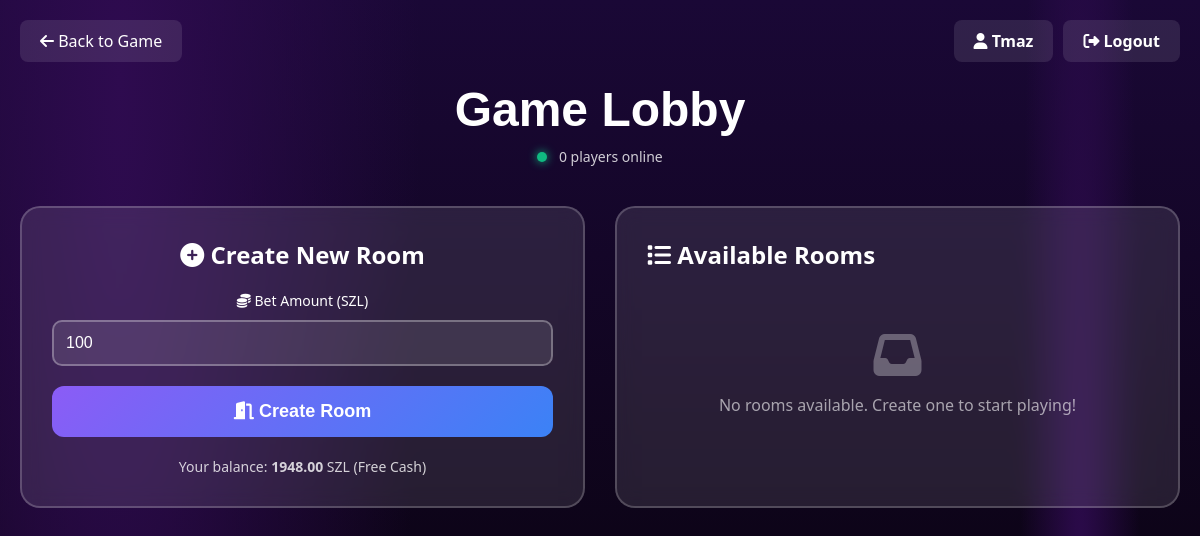
The page /lobby (signed in) on the database as committed earlier.
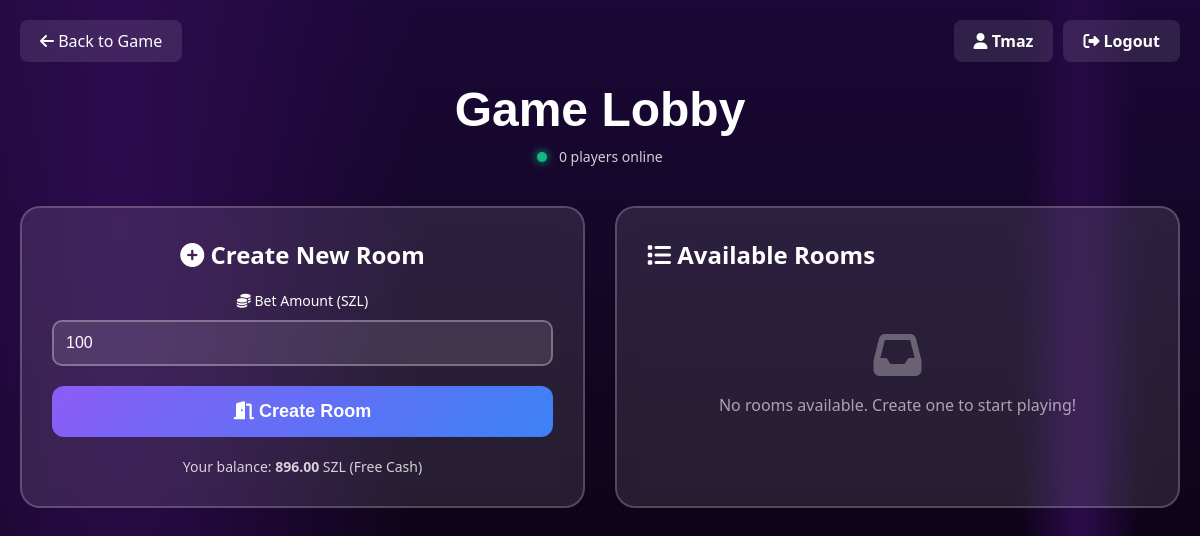
The same page on the database as committed later.
### database.py (models this page shows, shortened)
class Player(db.Model):
    __tablename__ = 'players'
    id = db.Column(db.Integer, primary_key=True)
    user_id = db.Column(db.Integer, db.ForeignKey('users.id'), nullable=False, unique=True)
    real_balance = db.Column(db.Float, default=0.0)
    fake_balance = db.Column(db.Float, default=0.0)
    fake_balance_expires_at = db.Column(db.DateTime)
    fake_cash_target = db.Column(db.Float, default=0.0)
    total_games = db.Column(db.Integer, default=0)
    wins = db.Column(db.Integer, default=0)
    losses = db.Column(db.Integer, default=0)
    total_wagered = db.Column(db.Float, default=0.0)
    total_winnings = db.Column(db.Float, default=0.0)
    created_at = db.Column(db.DateTime, default=datetime.utcnow)
    updated_at = db.Column(db.DateTime, default=datetime.utcnow, onupdate=datetime.utcnow)
    bet_sessions = db.relationship('BetSession',
                                   foreign_keys='BetSession.player_id',
                                   backref='player',
                                   lazy='dynamic')
    rooms_as_player1 = db.relationship('GameRoom',
                                       primaryjoin='Player.user_id==GameRoom.player1_id',
                                       foreign_keys='GameRoom.player1_id',
                                       backref='player1_user',
                                       lazy='dynamic')
    rooms_as_player2 = db.relationship('GameRoom',
                                       primaryjoin='Player.user_id==GameRoom.player2_id',
                                       foreign_keys='GameRoom.player2_id',
                                       backref='player2_user',
                                       lazy='dynamic')
    def is_fake_cash_valid(self):
        if self.fake_balance_expires_at is None:
            return False
        return datetime.utcnow() < self.fake_balance_expires_at
    def award_free_cash(self):
        from config import GameConfig
        self.fake_balance = GameConfig.get_random_free_cash()
        self.fake_cash_target = GameConfig.get_random_free_target()
        self.fake_balance_expires_at = datetime.utcnow() + GameConfig.get_free_cash_expiry()
        db.session.commit()

### app.py (the view)
@app.route("/lobby")
def lobby():
    from database import get_player_by_user_id, Player
    user_id = session.get('user_id')
    user_balance = 0
    if user_id:
        player = get_player_by_user_id(user_id)
        if player:
            if not player.is_fake_cash_valid() or player.fake_balance <= 0:
                player.award_free_cash()
                db.session.commit()
            user_balance = player.fake_balance
    return render_template("lobby.html", user_balance=user_balance)

### config.py (called while the page is built)
    @staticmethod
    def get_random_free_cash():
        return random.randint(GameConfig.FREE_CASH_MIN, GameConfig.FREE_CASH_MAX)

    @staticmethod
    def get_random_free_target():
        return random.randint(GameConfig.FREE_CASH_TARGET_MIN, GameConfig.FREE_CASH_TARGET_MAX)

    @staticmethod
    def get_free_cash_expiry():
        return timedelta(hours=GameConfig.FREE_CASH_DURATION_HOURS)

### database.py (called while the page is built)
def get_player_by_user_id(user_id):
    return Player.query.filter_by(user_id=user_id).first()

### templates/lobby.html (shortened to what this page needs)
<!DOCTYPE html>
<html lang="en">
<head>
    <link rel="stylesheet" href="{{ url_for('static', filename='css/style.css') }}">
    <link rel="stylesheet" href="https://cdnjs.cloudflare.com/ajax/libs/font-awesome/6.4.0/css/all.min.css">
</head>
<body>
    <div class="lobby-container">
        <div class="header-controls">
            {% if session.get('user_id') %}
                <span class="username-display">
                    <i class="fa-solid fa-user"></i> {{ session.get('username') }}
                </span>
                <a href="{{ url_for('auth.logout') }}" class="logout-btn">
                    <i class="fa-solid fa-right-from-bracket"></i> Logout
                </a>
            {% else %}
                <a href="{{ url_for('auth.login', next='/lobby') }}" class="login-btn">
                    <i class="fa-solid fa-right-to-bracket"></i> Login
                </a>
            {% endif %}
        </div>
        <a href="{{ url_for('index') }}" class="back-link">
            <i class="fa-solid fa-arrow-left"></i> Back to Game
        </a>
        <div class="lobby-header">
            <h1>Game Lobby</h1>
            <p class="player-count">
                <span class="status-indicator status-online"></span>
                <span id="online-count">0</span> players online
            </p>
        </div>
        <div class="lobby-grid">
            <div class="lobby-card create-room-section">
                <h2><i class="fa-solid fa-plus-circle"></i> Create New Room</h2>
                <div class="bet-input-group">
                    <label for="bet-amount">
                        <i class="fa-solid fa-coins"></i> Bet Amount (SZL)
                    </label>
                    <input type="number" id="bet-amount" placeholder="Enter bet amount" min="0" step="0.01" value="100">
                </div>
                <button class="create-room-btn" id="create-room-btn">
                    <i class="fa-solid fa-door-open"></i> Create Room
                </button>
                <div class="player-count" style="margin-top: 20px;">
                    Your balance: <strong id="user-balance">{{ "%.2f"|format(user_balance) }}</strong> SZL (Free Cash)
                </div>
            </div>
            <div class="lobby-card">
                <h2><i class="fa-solid fa-list"></i> Available Rooms</h2>
                <div id="room-list" class="room-list">
                    <div class="empty-state">
                        <i class="fa-solid fa-inbox"></i>
                        <p>No rooms available. Create one to start playing!</p>
                    </div>
                </div>
            </div>
        </div>
    </div>
</body>
</html>

Rows that differ between the two databases and show on the page:
changed Player: fake_balance "1948.00" → "896.00"
